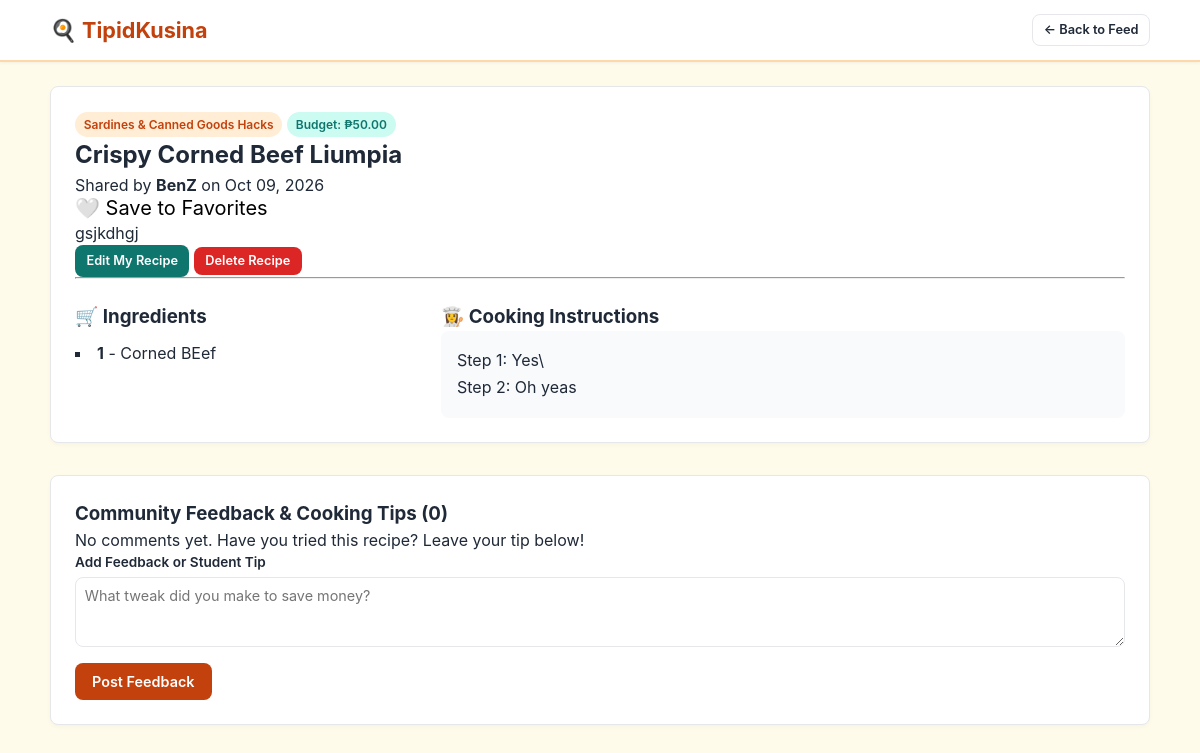
The page /recipe_detail.php?id=3 (signed in) on the database its author committed.
### tables this page shows
CREATE TABLE `recipes` (
  `id` int(11) NOT NULL,
  `user_id` int(11) NOT NULL,
  `category_id` int(11) NOT NULL,
  `title` varchar(150) NOT NULL,
  `description` text NOT NULL,
  `instructions` text NOT NULL,
  `estimated_cost` decimal(8,2) NOT NULL DEFAULT 50.00,
  `is_edited` tinyint(1) DEFAULT 0,
  `created_at` timestamp NOT NULL DEFAULT current_timestamp(),
  `updated_at` timestamp NOT NULL DEFAULT current_timestamp() ON UPDATE current_timestamp()
);

CREATE TABLE `categories` (
  `id` int(11) NOT NULL,
  `name` varchar(100) NOT NULL,
  `created_at` timestamp NOT NULL DEFAULT current_timestamp()
);

CREATE TABLE `users` (
  `id` int(11) NOT NULL,
  `name` varchar(100) NOT NULL,
  `email` varchar(150) NOT NULL,
  `password` varchar(255) NOT NULL,
  `created_at` timestamp NOT NULL DEFAULT current_timestamp()
);

CREATE TABLE `ingredients` (
  `id` int(11) NOT NULL,
  `recipe_id` int(11) NOT NULL,
  `item_name` varchar(150) NOT NULL,
  `quantity` varchar(100) NOT NULL
);

### classes/RecipeService.php (called while the page is built, shortened)
<?php
class RecipeService {
    public function getById(int $id): ?array {
        $stmt = $this->pdo->prepare("
            SELECT r.*, c.name AS category_name, u.name AS author_name
            FROM recipes r
            JOIN categories c ON r.category_id = c.id
            JOIN users u ON r.user_id = u.id
            WHERE r.id = ?
        ");
        $stmt->execute([$id]);
        $recipe = $stmt->fetch();
        return $recipe ?: null;
    }
    public function getIngredients(int $recipeId): array {
        $stmt = $this->pdo->prepare("SELECT * FROM ingredients WHERE recipe_id = ? ORDER BY id ASC");
        $stmt->execute([$recipeId]);
        return $stmt->fetchAll();
    }
}

### auth_check.php (called while the page is built, shortened)
<?php
function current_user_id(): int {
    return (int) ($_SESSION['user_id'] ?? 0);
}

### classes/FavoriteService.php (called while the page is built, shortened)
<?php
class FavoriteService {
    public function isFavorited(int $userId, int $recipeId): bool {
        $stmt = $this->pdo->prepare("SELECT id FROM favorites WHERE user_id = ? AND recipe_id = ?");
        $stmt->execute([$userId, $recipeId]);
        return (bool) $stmt->fetch();
    }
}

### recipe_detail.php (the view, shortened to what this page needs)
<?php
require_once __DIR__ . '/auth_check.php';
require_once __DIR__ . '/db.php';
require_once __DIR__ . '/classes/RecipeService.php';
require_once __DIR__ . '/classes/FavoriteService.php';
$recipeId = (int)($_GET['id'] ?? 0);
$recipeService = new RecipeService($pdo);
$favService = new FavoriteService($pdo);
$recipe = $recipeService->getById($recipeId);
$ingredients = $recipeService->getIngredients($recipeId);
$isFav = $favService->isFavorited(current_user_id(), $recipeId);
$cmtStmt = $pdo->prepare("
    SELECT c.*, u.name AS author_name
    FROM comments c
    JOIN users u ON c.user_id = u.id
    WHERE c.recipe_id = ?
    ORDER BY c.created_at ASC
");
$cmtStmt->execute([$recipeId]);
$comments = $cmtStmt->fetchAll();
?>
<!DOCTYPE html>
<html lang="en">
<head>
    <link rel="stylesheet" href="style.css">
</head>
<body>
    <header class="navbar">
        <div class="container nav-container">
            <a href="index.php" class="brand">🍳 TipidKusina</a>
            <nav class="nav-links">
                <a href="index.php" class="btn btn-sm btn-outline">← Back to Feed</a>
            </nav>
        </div>
    </header>
    <main class="container">
        <article class="card detail-card">
            <div class="detail-header">
                <div>
                    <span class="badge category-badge"><?= htmlspecialchars($recipe['category_name']) ?></span>
                    <span class="badge budget-badge">Budget: ₱<?= number_format((float)$recipe['estimated_cost'], 2) ?></span>
                    <h1><?= htmlspecialchars($recipe['title']) ?></h1>
                    <p class="recipe-author">Shared by <strong><?= htmlspecialchars($recipe['author_name']) ?></strong> on <?= date('M d, Y', strtotime($recipe['created_at'])) ?></p>
                </div>
                <div>
                    <button class="fav-btn btn-large <?= $isFav ? 'active' : '' ?>" data-id="<?= $recipe['id'] ?>">
                        <?= $isFav ? '❤️ Saved' : '🤍 Save to Favorites' ?>
                    </button>
                </div>
            </div>
            <p class="recipe-lead"><?= nl2br(htmlspecialchars($recipe['description'])) ?></p>
            <?php if ((int)$recipe['user_id'] === current_user_id()): ?>
                <div class="owner-actions">
                    <a href="recipe_edit.php?id=<?= $recipe['id'] ?>" class="btn btn-sm btn-secondary">Edit My Recipe</a>
                    <form method="POST" action="recipe_delete.php" onsubmit="return confirm('Are you sure you want to delete this recipe?');" style="display:inline;">
                        <button type="submit" class="btn btn-sm btn-danger">Delete Recipe</button>
                    </form>
                </div>
            <?php endif; ?>
            <hr>
            <div class="recipe-body-grid">
                <div>
                    <h3>🛒 Ingredients</h3>
                    <ul class="ingredient-list">
                        <?php foreach ($ingredients as $ing): ?>
                            <li><strong><?= htmlspecialchars($ing['quantity']) ?></strong> - <?= htmlspecialchars($ing['item_name']) ?></li>
                        <?php endforeach; ?>
                    </ul>
                </div>
                <div>
                    <h3>👩‍🍳 Cooking Instructions</h3>
                    <div class="instruction-box">
                        <?= nl2br(htmlspecialchars($recipe['instructions'])) ?>
                    </div>
                </div>
            </div>
        </article>
        <section class="card comments-card">
            <h3>Community Feedback & Cooking Tips (<?= count($comments) ?>)</h3>
            <?php if (empty($comments)): ?>
                <p class="hint">No comments yet. Have you tried this recipe? Leave your tip below!</p>
            <?php endif; ?>
            <form method="POST" action="comment_actions.php" class="add-comment-form">
                <div class="form-group">
                    <label for="new-comment">Add Feedback or Student Tip</label>
                    <textarea id="new-comment" name="comment" rows="3" required placeholder="What tweak did you make to save money?"></textarea>
                </div>
                <button type="submit" class="btn btn-primary">Post Feedback</button>
            </form>
        </section>
    </main>
</body>
</html>

### style.css (style rules this page uses)
:root { --primary: #c2410c; --primary-hover: #9a3412; --secondary: #0f766e; --secondary-hover: #115e59; --bg: #fffbeb; --surface: #ffffff; --text: #1f2937; --muted: #6b7280; --danger: #dc2626; --border: #e5e7eb; --radius: 8px; }
* { box-sizing: border-box; margin: 0; padding: 0; font-family: -apple-system, BlinkMacSystemFont, "Segoe UI", Roboto, sans-serif; }
body { background: var(--bg); color: var(--text); line-height: 1.5; padding-bottom: 3rem; }
.container { width: 92%; max-width: 1100px; margin: 0 auto; }
.navbar { background: var(--surface); border-bottom: 2px solid #fed7aa; padding: 0.85rem 0; position: sticky; top: 0; z-index: 10; box-shadow: 0 1px 3px rgba(0,0,0,0.05); }
.nav-container { display: flex; justify-content: space-between; align-items: center; flex-wrap: wrap; gap: 0.5rem; }
.brand { font-size: 1.35rem; font-weight: 700; color: var(--primary); text-decoration: none; }
.nav-links { display: flex; align-items: center; gap: 0.75rem; flex-wrap: wrap; }
.card { background: var(--surface); border-radius: var(--radius); padding: 1.5rem; border: 1px solid var(--border); box-shadow: 0 2px 4px rgba(0,0,0,0.03); margin-top: 1.5rem; }
.btn { display: inline-block; padding: 0.55rem 1rem; border-radius: var(--radius); font-size: 0.9rem; font-weight: 600; cursor: pointer; border: 1px solid transparent; text-decoration: none; }
.btn-primary { background: var(--primary); color: white; }
.btn-secondary { background: var(--secondary); color: white; }
.btn-outline { border-color: var(--border); color: var(--text); background: white; }
.btn-danger { background: var(--danger); color: white; }
.btn-sm { padding: 0.35rem 0.65rem; font-size: 0.8rem; }
.badge { display: inline-block; font-size: 0.75rem; padding: 0.2rem 0.55rem; border-radius: 9999px; font-weight: 600; }
.category-badge { background: #ffedd5; color: var(--primary); }
.budget-badge { background: #ccfbf1; color: var(--secondary); }
.fav-btn { background: none; border: none; font-size: 1.25rem; cursor: pointer; line-height: 1; }
.recipe-body-grid { display: grid; grid-template-columns: 1fr 2fr; gap: 1.5rem; margin-top: 1.5rem; }
.instruction-box { background: #f8fafc; padding: 1rem; border-radius: var(--radius); line-height: 1.7; }
.ingredient-list { list-style: square inside; margin-top: 0.5rem; line-height: 1.8; }
.comments-card { margin-top: 2rem; }
.form-group { margin-bottom: 1rem; display: flex; flex-direction: column; }
.form-group label { font-size: 0.85rem; font-weight: 600; margin-bottom: 0.3rem; }
.form-group input, .form-group textarea, .form-group select { padding: 0.55rem; border: 1px solid var(--border); border-radius: var(--radius); font-size: 0.9rem; }

### rows shown on the page
recipes: category.name "Sardines & Canned Goods Hacks", estimated_cost "50.00", title "Crispy Corned Beef Liumpia", user.name "BenZ", created_at "Oct 09, 2026", description "gsjkdhgj", instructions "Step 1: Yes\\ Step 2: Oh yeas"
ingredients: quantity "1", item_name "Corned BEef"

### other values the page prints
count($comments) "0"
